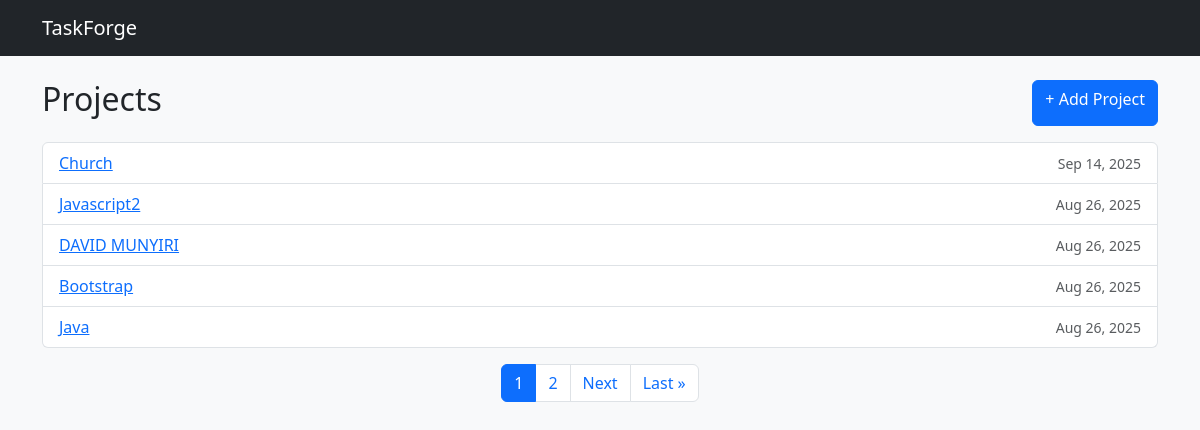
The page /projects/ on the database as committed earlier.
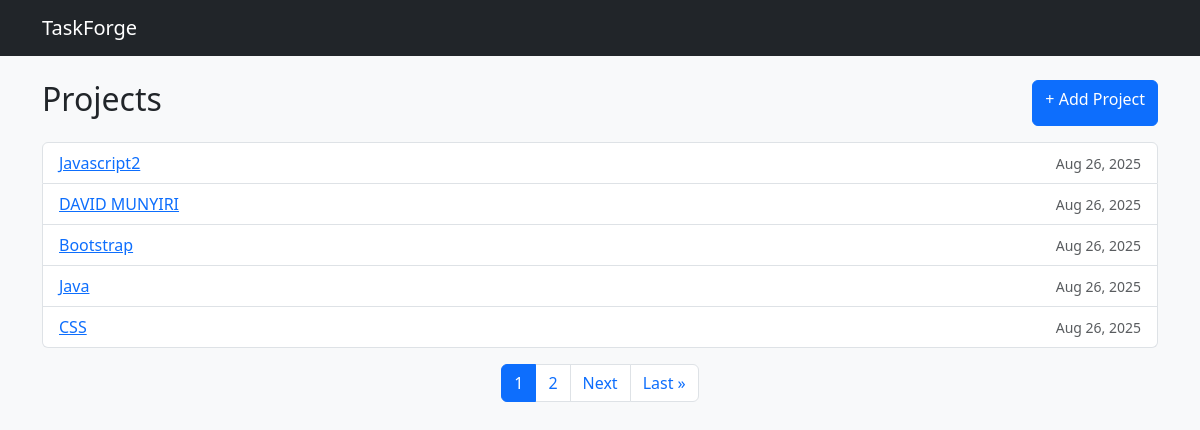
The same page on the database as committed later.
### tasks/models.py (models this page shows, shortened)
class Project(models.Model):
    name = models.CharField(max_length=200, unique=True)
    description = models.TextField(blank=True, null=True)
    created_at = models.DateTimeField(auto_now_add=True)
    slug = models.SlugField(max_length=200, unique=True, blank=True)
    class Meta:
        verbose_name_plural = "Projects"
        ordering =["-created_at"]

### tasks/views.py (the view)
# urls.py: path("projects/", views.project_list, name="project-list"),
def project_list(request):
    projects = Project.objects.all()
    paginator = Paginator(projects, 5)
    page_number = request.GET.get('page')
    page_obj = paginator.get_page(page_number)
    context = {
        'projects': projects,
        'page_obj': page_obj
    }
    return render(request, "tasks/project_list.html", context)

### tasks/templates/tasks/project_list.html (shortened to what this page needs)
{% extends "base.html" %}
{% block content %}
<div class="d-flex justify-content-between mb-3">
  <h2>Projects</h2>
  <a class="btn btn-primary" href="{% url 'create-project' %}">+ Add Project</a>
</div>
{% if projects %}
<ul class="list-group mb-3">
  {% for project in page_obj %}
  <li class="list-group-item d-flex justify-content-between align-items-center">
    <a href="{% url 'project-details' project.slug %}">{{ project.name }}</a>
    <small class="text-muted">{{ project.created_at|date:"M d, Y" }}</small>
  </li>
  {% endfor %}
</ul>
<nav aria-label="Page navigation">
  <ul class="pagination justify-content-center">
    {% for num in page_obj.paginator.page_range %}
      {% if page_obj.number == num %}
        <li class="page-item active">
          <span class="page-link">{{ num }}</span>
        </li>
      {% elif num > page_obj.number|add:'-3' and num < page_obj.number|add:'3' %}
        <li class="page-item">
          <a class="page-link" href="?page={{ num }}">{{ num }}</a>
        </li>
      {% endif %}
    {% endfor %}
    {% if page_obj.has_next %}
      <li class="page-item">
        <a class="page-link" href="?page={{ page_obj.next_page_number }}">Next</a>
      </li>
      <li class="page-item">
        <a class="page-link" href="?page={{ page_obj.paginator.num_pages }}">Last &raquo;</a>
      </li>
    {% endif %}
  </ul>
</nav>
{% else %}
<p class="text-muted">No projects yet.</p>
{% endif %}
{% endblock %}

Rows that differ between the two databases and show on the page:
removed Project: name "Church", created_at "Sep 14, 2025"
now on this page (row unchanged): Project: name "CSS", created_at "Aug 26, 2025"
